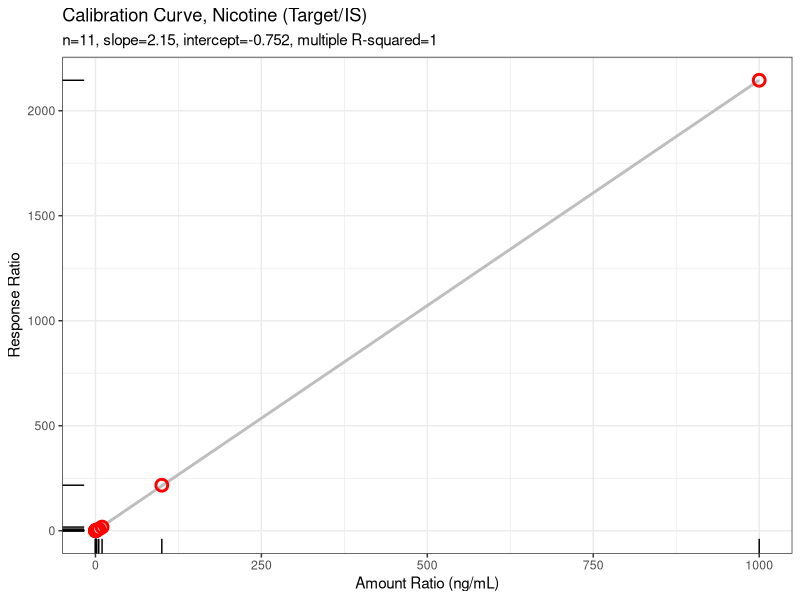
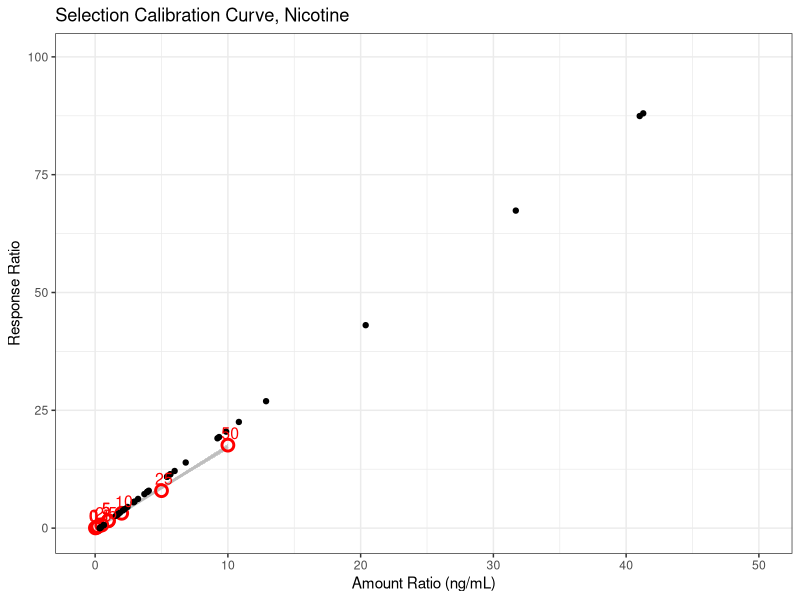

Write R code to recreate these figures, in order.
## ---- chunk 1
knitr::opts_chunk$set(echo = FALSE)
## ---- chunk 2
library(tidyverse)
library(knitr)
library(kableExtra)
## ---- chunk 3
x <- read_csv("TestData.csv")
IntStdConc <- 5 # ppb
## ---- chunk 4
calibration_data <- x %>% 
  filter(Type == "Cal") %>%
  mutate(calResponseRatio = TargetResponse / IntStdResponse,
         calAmountRatio = ExptConc / IntStdConc)

lm_result <- summary(lm(calibration_data$calResponseRatio ~ calibration_data$calAmountRatio))

calibration_curve <- ggplot(calibration_data, aes(calAmountRatio, calResponseRatio)) +
    #facet_wrap(~) +
    geom_smooth(method = lm, color = "grey", size = 1) +
    geom_point(shape = 21, colour = "red", fill = NA, size = 3, stroke = 1.5) +
    labs(x = 'Amount Ratio (ng/mL)', y = 'Response Ratio') +
    labs(title = 'Calibration Curve, Nicotine (Target/IS)', 
         subtitle = paste('n=', nrow(calibration_data), 
                          ', slope=', signif(lm_result$coefficients[2,1], 3), 
                          ', intercept=', signif(lm_result$coefficients[1,1], 3),
                          ', multiple R-squared=', signif(lm_result$r.squared, 3), sep = '')) +
    geom_rug() +
    theme_bw()
print(calibration_curve)
## ---- chunk 5
# options(digits = 3)
calibration_data %>%
  #select(1:10) %>%
  kable() %>%
  kable_styling(bootstrap_options = c("striped", "hover"), full_width = FALSE) %>%
  scroll_box(width = "100%", height = "200px")
## ---- chunk 6
slope <- signif(lm_result$coefficients[2,1], 3) 
intercept <- signif(lm_result$coefficients[1,1], 3)

sample_data <- x %>%
  filter(Type == "Sample") %>%
  mutate(calResponseRatio = TargetResponse / IntStdResponse,
         amount = (calResponseRatio - intercept) * (IntStdConc / slope))
## ---- chunk 7
calibration_curve_log <- ggplot() +
  geom_smooth(data = calibration_data, 
              aes(calAmountRatio, calResponseRatio), 
              method = lm, color = "grey", size = 1) +
  geom_point(data = calibration_data,
             aes(calAmountRatio, calResponseRatio),
             shape = 21, colour = "red", fill = NA, size = 3, stroke = 1.5) +
  geom_point(data = sample_data,
             aes(x = amount/IntStdConc, y = calResponseRatio)) +
  xlim(NA, 50) +
  ylim(NA, 100) +
  geom_text(mapping = aes(calAmountRatio, calResponseRatio, label = ExptConc),
            data = calibration_data,
            size = 4, color = "red", vjust = -0.5, hjust = 0, nudge_x = -0.5) +
  # scale_x_log10() +
  # scale_y_log10() +
  labs(x = 'Amount Ratio (ng/mL)', y = 'Response Ratio') +
  labs(title = 'Selection Calibration Curve, Nicotine') +
  theme_bw()
print(calibration_curve_log)
